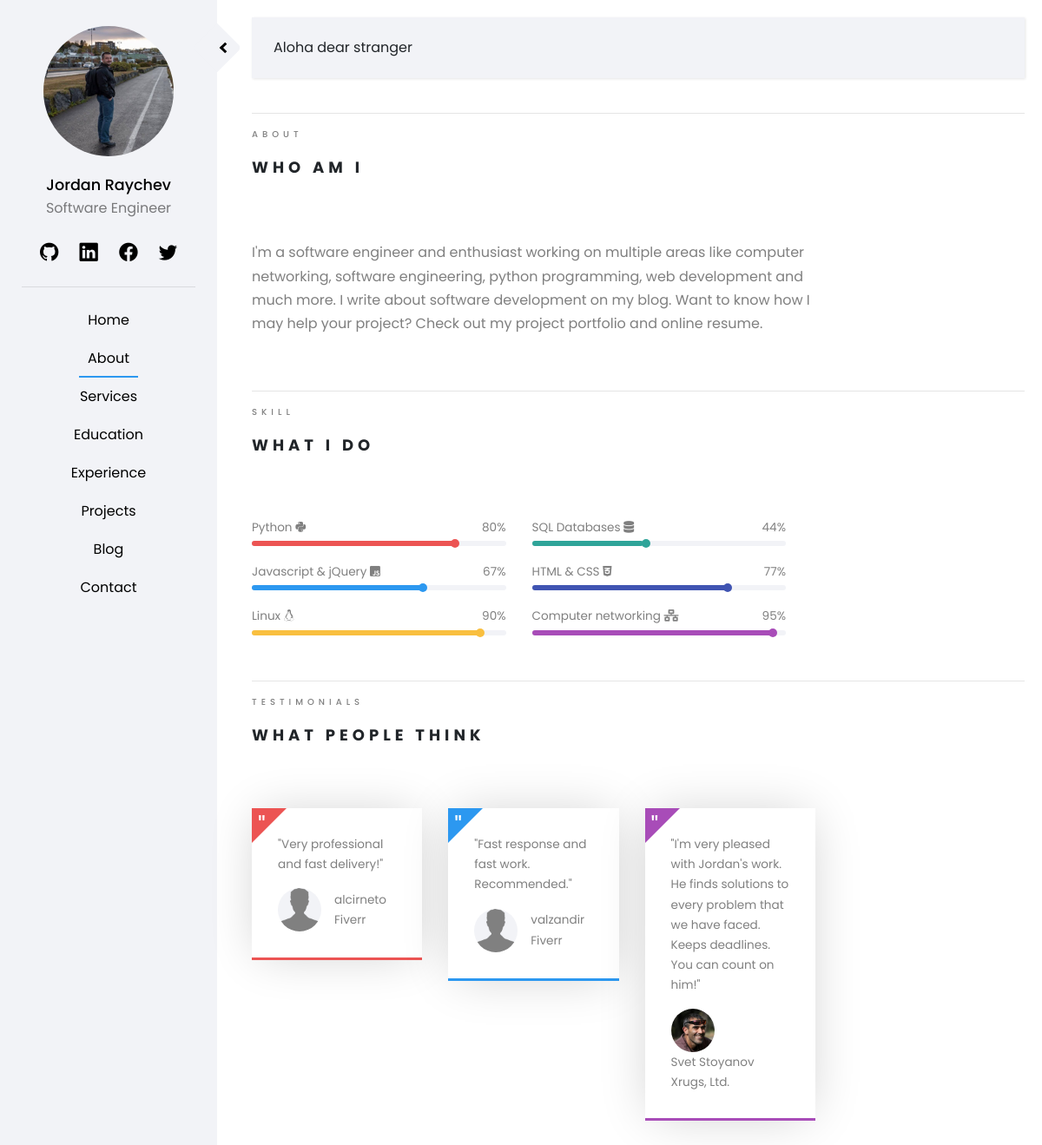
Screenshot of /pages/about/ with the database file from the repository.
### accounts/models.py (models this page shows, shortened)
class CustomUser(AbstractUser):
    department = models.CharField(max_length=50)
    profession = models.CharField(max_length=50)
    about = models.TextField(default='', max_length=1000)
    slug = models.SlugField(max_length=50)
    profile_image = models.ImageField(default='profile_default.jpg', upload_to='profile_images')

class UserSocial(models.Model):
    user = models.ForeignKey(CustomUser, default=1, on_delete=models.DO_NOTHING)
    social_name = models.CharField(max_length=50)
    social_class = models.CharField(max_length=50)
    social_url = models.CharField(max_length=100)

### staticpages/models.py (models this page shows, shortened)
class Menu(models.Model):
    menu_name = models.CharField(max_length=50)
    @property
    def menu_slug(self):
        return self.menu_name.lower()

class Skills(models.Model):
    skill_name = models.CharField(max_length=50)
    skill_percent = models.CharField(max_length=50)
    skill_class = models.CharField(
        max_length=20,
        choices=ICONS,
        default='Python',
    )
    skill_color = models.CharField(
        max_length=20,
        choices=COLORS,
        default='Red',
    )

class Testimonials(models.Model):
    quote_text = models.TextField(max_length=200)
    quote_author = models.CharField(max_length=20)
    quote_author_company = models.CharField(max_length=20)
    quote_author_image = models.ImageField(default='quote_images/default.jpg', upload_to='quote_images')
    quote_color = models.CharField(
        max_length=20,
        choices=COLORS,
        default='Red',
    )

### staticpages/views.py (the view)
# urls.py: path('about/', AboutView.as_view(), name='about'),
class AboutView(TemplateView):
    template_name = 'staticpages/about.html'
    def get_context_data(self, **kwargs):
        context =  super(AboutView,self).get_context_data(**kwargs)
        skills = Skills.objects.all()
        quotes = Testimonials.objects.all()
        jraychev_about = CustomUser.objects.filter(id=1).values('about')
        context['skills'] = skills
        context['quotes'] = quotes
        context['jraychev_about'] = jraychev_about
        return context

### home/templatetags/sidebar_items.py (called while the page is built)
@register.inclusion_tag('home/menu.html', takes_context=True)
def get_menu(context):
    request = context['request']
    menu = Menu.objects.all()
    return {'menu' : menu, 'request': request}

@register.inclusion_tag('home/user_social.html')
def get_social(user):
    user_social = UserSocial.objects.filter(user=user)
    return { 'user_social' : user_social }

@register.inclusion_tag('home/user_meta.html', takes_context=True)
def get_user_meta(context, id):
    request = context['request']
    user_data = CustomUser.objects.filter(id=id)
    return { 'user_data' : user_data, 'request': request }

### templates/staticpages/about.html (shortened to what this page needs)
{% extends 'home/base.html' %}
{% load crispy_forms_tags %}
{% load static %}
{% block content %}
<div class = "row">
    <div class = "col-sm-12">
        <span class="heading-meta">About</span>
        <h2 class="heading">Who Am I</h2>
    </div>
</div>
<div class = "container-fluid">
    <div class="row">
        <div class = "container-text">
            <p>
                {{ jraychev_about.0.about }}
            </p>
        </div>
    </div>
</div>
<hr>
<div class = "row">
    <div class = "col-sm-12">
        <span class="heading-meta">Skill</span>
        <h2 class="heading">What I Do</h2>
    </div>
</div>
<div class = "container-fluid">
<div class="row progress-row">
    {% for skill in skills %}
    <div class = "col-xl-6 floatLeft">
        <div class = "progress-box">
            <div class="flex-box">
                <span class = "skill-name"> {{skill.skill_name}} <i class=" {{ skill.skill_class }} "></i> </span>
                <span class = "skill-percent"> {{ skill.skill_percent }}%</span>
            </div>
            <div class = "progress-full">
                <div class = "progress-active" style = "background-color: {{ skill.skill_color }};">
                </div>
            </div>
        </div>
    </div>
    {% endfor %}
</div>
</div>
<hr>
<div class = "row">
    <div class = "col-sm-12">
        <span class="heading-meta">Testimonials</span>
        <h2 class="heading">What people think</h2>
    </div>
</div>
<div class = "container-fluid">
    <div class="row quote-row">
        <div class = col-xl-9>
            <div class = "row">
                {% for quote in quotes %}
                    <div class = "col-xl-4">
                        <div class = "quote-box" style = "border-bottom: 3px solid; border-color: {{ quote.quote_color }};">
                            <span> " </span>
                            <div class = "quote-desc">
                                <p>{{ quote.quote_text }}</p>
                            </div>
                            <div class = "row quote">
                                <div class = "quote-from">
                                    <img src = "{{ quote.quote_author_image.url }}">
                                </div>
                                <div class = "quote-meta">
                                    <p> {{ quote.quote_author }}<br>
                                        {{ quote.quote_author_company }}
                                    </p>
                                </div>
                            </div>
                        </div>
                    </div>
                {% endfor %}
            </div>
        </div>
    </div>
</div>
{% endblock %}

### templates/home/user_meta.html
<img class="rounded-circle profile-img" src="{{ user_data.0.profile_image.url }}">
<a class="name" href = "{% url 'home' %}"> {{ user_data.0.first_name }} {{ user_data.0.last_name }} </a>
<p class="profession"> {{ user_data.0.profession }} </p>

### templates/home/user_social.html
{% for social in user_social %}
    <li><a target="_blank" href="{{ social.social_url }}"> <i class="{{ social.social_class }}"></i> </a></li>
{% endfor %}

### templates/home/menu.html
{% for item in menu %}
    {% url item.menu_slug as active_menu_item %}
    <li><a class = "{% if request.path == active_menu_item %} active {% endif %}" href="{% url item.menu_slug %}"> {{ item.menu_name}} </a></li>
{% endfor %}

### static/css/style.css (style rules this page uses)
:root { --main-color: rgb(242, 243, 247); --main-color-darker: rgb(230, 230, 230); --red-color: #ec5453; --green-color: #2fa499; --blue-color: #2c98f0; --darker-blue-color: #4054b2; --white-color: #ffffff; --yellow-color: #f9bf3f; --purple-color: #a84cb8; --border-color: rgba(0, 0, 0, 0.1); --black-color: rgba(0,0,0); --p-color: rgba(0, 0, 0, 0.5); --box-shadow: rgba(0, 0, 0, 0.2); --black-075: rgba(0, 0, 0, 0.75); }
body { font-family: 'Poppins', sans-serif; background: var(--white-color); }
p { font-family: 'Poppins', sans-serif; font-size: 1em; font-weight: 400; line-height: 1.7em; color: var(--p-color); }
a, a:hover, a:focus { color: inherit; text-decoration: none; transition: all 0.3s; }
ul.social-sidebar li { display: inline-block; }
#sidebar ul li a, .main-navbar li a { position: relative; display: inline-block; padding: 10px; }
#sidebar ul li a:after, .main-navbar li a:after { content: ''; position: absolute; width: 100%; transform: scaleX(0); height: 2px; bottom: 0; left: 0; background-color: var(--blue-color); transform-origin: bottom center; transition: transform 0.25s ease-out; }
#sidebar ul li a.active:after, .main-navbar li a.active:after { transform: scaleX(1); transform-origin: bottom center; }
.profile-img { width: 150px; height: 150px; margin-bottom: 20px; }
.name { font-size: 1.1em; font-weight: 500; }
.heading-meta { margin-bottom: 15px; display: block; font-size: 10px; text-transform: uppercase; color: var(--p-color); font-weight: 500; letter-spacing: 5px; }
.heading { font-size: 18px; margin-bottom: 2em; font-weight: 700; text-transform: uppercase; letter-spacing: 5px; line-height: 1.8; position: relative; }
.container-text { margin-top: 2em; margin-bottom: 2em; position: relative; width: 75%; float: left; }
.quote-row { margin-left: -30px; margin-bottom: 2em; }
.quote-box { margin-top: 2em; position: relative; background-color: var(--white-color); box-shadow: 0px 0px 56px -8px var(--box-shadow); padding: 30px; }
.quote-box span { font-size: 30px; line-height: 30px; position: absolute; top: 0; left: 0; padding-top: 7px; padding-left: 7px; color: var(--white-color); }
.quote-box::before { content: ""; display: inline-block; position: absolute; left: 0; top: 0; width: 0; height: 0; border-style: solid; border-width: 40px 40px 0 0; border-top-color: inherit; border-right-color: transparent; }
.quote { align-items: center !important; }
.quote-desc p { font-size: 1em; font-size: 0.85em; }
.quote-from img { width: 50px; height: 50px; border-radius: 50%; margin-left: 15px; }
.quote-meta p { font-size: 0.85em; margin-left: 15px; margin-bottom: 0; }
.progress-full { height: 6px; -webkit-box-shadow: none; box-shadow: none; background: var(--main-color); overflow: visible; border-radius: 5px; }
.progress-active { width: 0%; height: 100%; border-radius: 5px; position: relative; transition-property: width; transition-duration: 3s; }
.progress-active::before { content: ""; position: absolute; width: 10px; height: 10px; top: -2px; border-radius: 10px; left: 98%; background-color: inherit; }
.progress-row { margin-top: 2em; margin-bottom: 2em; margin-left: -30px; width: 75% }
.progress-box { margin-bottom: 20px; }
.progress-box .flex-box span { font-size: 0.85em; font-weight: 400; color: var(--p-color); }
.flex-box { margin-bottom:5px; display: flex; justify-content: space-between; }
.blog-box, .work-box, .service-box, .timeline-box, .quote-box { opacity: 0; }

### rows the page displays
CustomUser: profile_image (picture), first_name "Jordan", last_name "Raychev", profession "Software Engineer", about "I'm a software engineer and enthusiast working on multiple areas like computer networking, software engineering, python programming, web development and much more. I write about software development on my blog. Want to know how I may help your project? Check out my project portfolio and online resume."
Menu: menu_name "Home"
Menu: menu_name "About"
Menu: menu_name "Services"
Menu: menu_name "Education"
Menu: menu_name "Experience"
Menu: menu_name "Projects"
Menu: menu_name "Blog"
Menu: menu_name "Contact"
Skills: skill_name "Python", skill_percent "80"
Skills: skill_name "SQL Databases", skill_percent "44"
Skills: skill_name "Javascript & jQuery", skill_percent "67"
Skills: skill_name "HTML & CSS", skill_percent "77"
Skills: skill_name "Linux", skill_percent "90"
Skills: skill_name "Computer networking", skill_percent "95"
Testimonials: quote_text "\"Very professional and fast delivery!\"", quote_author_image (placeholder picture), quote_author "alcirneto", quote_author_company "Fiverr"
Testimonials: quote_text "\"Fast response and fast work. Recommended.\"", quote_author_image (placeholder picture), quote_author "valzandir", quote_author_company "Fiverr"
Testimonials: quote_text "\"I'm very pleased with Jordan's work. He finds solutions to every problem that we have faced. Keeps deadlines. You can count on him!\"", quote_author_image (picture), quote_author "Svet Stoyanov", quote_author_company "Xrugs, Ltd."
